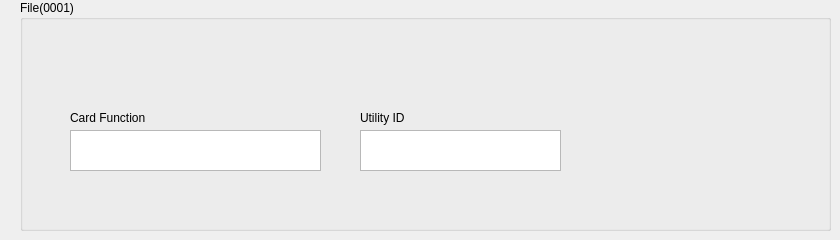
         <widget class="QWidget" name="page_File_1">
          <widget class="QGroupBox" name="groupBoxMain_1">
           <property name="geometry">
            <rect>
             <x>20</x>
             <y>0</y>
             <width>811</width>
             <height>231</height>
            </rect>
           </property>
           <property name="styleSheet">
            <string notr="true"/>
           </property>
           <property name="title">
            <string>File(0001)</string>
           </property>
           <widget class="QLabel" name="L_UtilityID">
            <property name="geometry">
             <rect>
              <x>340</x>
              <y>110</y>
              <width>201</width>
              <height>16</height>
             </rect>
            </property>
            <property name="styleSheet">
             <string notr="true"/>
            </property>
            <property name="text">
             <string>Utility ID</string>
            </property>
           </widget>
           <widget class="QTextEdit" name="T_UtilityID">
            <property name="geometry">
             <rect>
              <x>340</x>
              <y>130</y>
              <width>201</width>
              <height>41</height>
             </rect>
            </property>
            <property name="styleSheet">
             <string notr="true"/>
            </property>
           </widget>
           <widget class="QLabel" name="L_CardFunction">
            <property name="geometry">
             <rect>
              <x>50</x>
              <y>110</y>
              <width>251</width>
              <height>16</height>
             </rect>
            </property>
            <property name="styleSheet">
             <string notr="true"/>
            </property>
            <property name="text">
             <string>Card Function</string>
            </property>
           </widget>
           <widget class="QTextEdit" name="T_CardFunction">
            <property name="geometry">
             <rect>
              <x>50</x>
              <y>130</y>
              <width>251</width>
              <height>41</height>
             </rect>
            </property>
            <property name="styleSheet">
             <string notr="true"/>
            </property>
           </widget>
          </widget>
         </widget>
